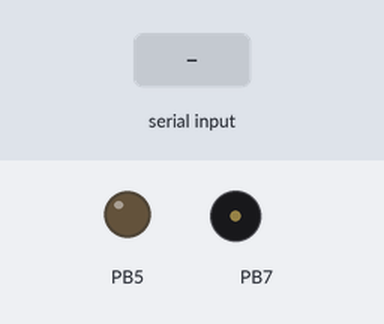
The program below on a simulated ATmega2560, built with avr-gcc and emulated at 16 MHz. Parts: output pins drawn as LEDs (lit = HIGH), buzzer (waves = sounding). The inputs (shaded band) are chosen by the test bench. Pins used as bus, display or sensor lines are not drawn.

Above: at 1.2 s.
1.3 s: "here4\n" received over Serial
At 2.0 s:
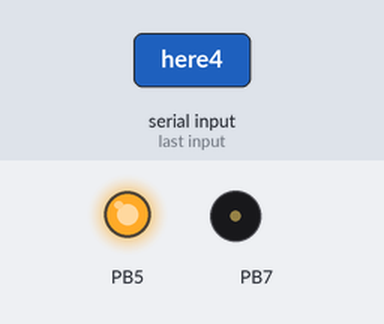
2.8 s: "here5\n" received over Serial
At 4.3 s:
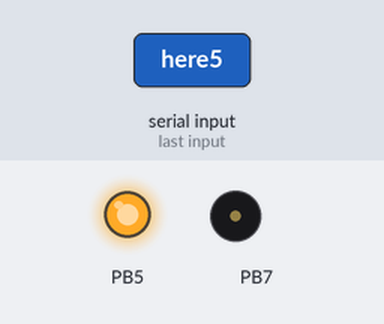
Timing chart, 0 to 5.8 s (numbered marks = the images above; inputs shaded):
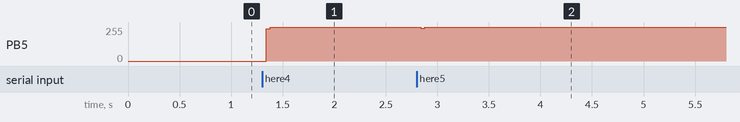

The program:

main.c
```c
/*
 * Lab07 - Computer Keyboard Piano
 * Author : Jace Johnson
 * Created: 4/5/2020 11:18:26 AM
 *	  Rev 1 4/5/2020
 *
 * Description:	ATMEG2560 Computer keyboard piano. Plays a key from the 4th
 *				octave on a piano when a char is received through USART and
 *				stops when no chars are received. Can only play one key at a
 *				time. Tested using SSH through a computer terminal to send
 *				chars.
 *
 * Table for tone played for the received char:
 *
 *		char	tone
 *		 a		 C
 *		 s		 D
 *		 d		 E
 *		 f		 F
 *		 j		 G
 *		 k		 A
 *		 l		 Bb
 *		 ;		 B
 *
 * Hardware:	ATMega 2560 operating at 16 MHz
 *				Computer to communicate with
 *				Passive piezo buzzer
 *				jumper wires
 * Configuration for USART0 can be done using a USB Male A to USB Male B to
 * connect with a computer or using TX0 (pin 1) and RX0 (pin 0) pins on the
 * ATMega 2560. Configuration for buzzer shown below
 *
 * ATMega 2560
 *  PORT   pin			 Buzzer
 * -----------         ----------
 * | B7	   13|---------|Pos		|
 * |	  GND|---------|Neg		|
 * -----------         ----------
 */

#define F_CPU 16000000

#include <stdio.h>
#include <avr/io.h>
#include <util/delay.h>
#include <avr/interrupt.h>
#include <string.h>


void playKey(char key);	//play input key
void initUSART0Buzzer();
char getChar();
void initBuzzer();
void startBuzzer(int freq);
void stopBuzzer();


#define USART_BAUDRATE 57600	//set baud rate
#define BAUD_PRESCALE F_CPU / (USART_BAUDRATE * 16UL) - 1


int count = 0;


/*
 * Function:  main
 *  Calls functions to initialize USART0 and the LCD. also sets up input and
 *	output pins for PIR sensor and LED. Also repeatedly calls functions to
 *	print Messages to LCD screen and computer terminal
 *
 *  returns:  1   program ends unexpectedly
 */
int main(void)
{

	char str[40] = "";
	char key = '0';	//initialize key char

	initBuzzer();	//initialize timer0 for the buzzer
	//initUSART0();
	initUSART0Buzzer();

	DDRB |= 0b00100000;			//OC0A (PORTB 7, Pin 13) set as output
	key = getChar();	//get next key
	//fprintf(&USART0_OUT, "here4");
	playKey('k');
	//fprintf(&USART0_OUT, "here5");
	while(1){
		PORTB ^= 0b00100000;
		//fprintf(&USART0_OUT, "here6");
	}
	/*
	TCNT0 = 0;
	OCR0A = 62;
	TCCR0B |= (1 << CS02);
	while(1){
		TCCR0B |= (1 << CS02);
		_delay_ms(1);
		TCCR0B &= !((1 << CS02)|(1 << CS01)|(1 << CS00));
		}
	*/
	//startBuzzer(1);
	//while(1){}

	while(1){
		key = getChar();	//get next key
		//fprintf(&USART0_OUT, "here4");
		playKey(key);		//play tone
		//fprintf(&USART0_OUT, "here5");
		_delay_ms(1000);	//short delay
		//fprintf(&USART0_OUT, "here6");
		stopBuzzer();		//stop playing tone
		//fprintf(&USART0_OUT, "here7");
	}

    return 1;	//loop exits unexpectedly
}

/*
 * Function:  playKey
 *  Takes char input and starts the buzzer at a certain frequency based on the
 *	inputted char.
 *		char	tone	Freq
 *		 a		 C		261.6
 *		 s		 D		293.7
 *		 d		 E		329.6
 *		 f		 F		349.2
 *		 j		 G		392.0
 *		 k		 A		440.0
 *		 l		 Bb		466.2
 *		 ;		 B		493.9
 *	   other	none	n/a
 *
 *  returns:  none
 */
void playKey(char key){
	switch(key){				//switch statement for key tone to play
		case 'a':
			startBuzzer(2616);	//C key
			break;
		case 's':
			startBuzzer(2937);	//D key
			break;
		case 'd':
			startBuzzer(3296);	//E key
			break;
		case 'f':
			startBuzzer(3492);	//F key
			break;
		case 'j':
			startBuzzer(3920);	//G key
			break;
		case 'k':
			startBuzzer(4400);	//A key
			break;
		case 'l':
			startBuzzer(4662);	//Bb key
			break;
		case ';':
			startBuzzer(4939);	//B key
			break;
		default:				//default case (exit immediately)
			break;
	}
	return;
}

/*
 * Function:	initUSART0
 *	Sets up USART0 to use a baudrate equal to the global constant
 *	USART_BAUDRATE, and use 8 bit character frames and async mode.
 *
 *  returns:	none
 */
void initUSART0Buzzer(){
	//Enable RX with 8 bit character frames in async mode
	UCSR0B |= (1 << RXEN0);
	UCSR0C |= (1 << UCSZ01)|(1 << UCSZ00);

	//set baud rate (upper 4 bits should be zero)
	UBRR0L = BAUD_PRESCALE;
	UBRR0H = (BAUD_PRESCALE >> 8);
	return;
}

/*
 * Function:	getChar
 *	Waits for a new byte to be received from USART0 and returns that data
 *
 *  returns:	char	byte received using USART0
 */
char getChar(){
	//fprintf(&USART0_OUT, "count: %d\n", count);
	count++;
	char temp = 'l';

	while((UCSR0A & (1 << RXC0)) == 0){}	//wait for receive complete flag set
	temp = UDR0;						//store received byte
	//fprintf(&USART0_OUT, "received: %c", temp);
	return temp;						//return received byte
}

/*
 * Function:  initBuzzer
 *  Sets up timer0 to output a square wave to the OC0A port (B7) in 8-bit CTC
 *	mode. Stops timer immediately.
 *
 *  returns:	none
 */
void initBuzzer(){
	DDRB |= 0b10000000;			//OC0A (PORTB 7, Pin 13) set as output

	TCCR0B |= (1 << WGM02);		//8-bit CTC mode
	TCCR0A |= (1 << COM0A0);	//toggle OC0A on compare match
	TCCR0B &= !((1 << CS02)|(1 << CS01)|(1 << CS00));		//stop timer 0

   	sei();    	//Enable global interrupts by setting global interrupt enable
                //bit in SREG
   	TCNT0 = 0;	//initialize timer counter at 0

   	TIMSK0 |= (1 << OCIE0A);	//enable timer0 compare A
   	return;
}

/*
 * Function:  startBuzzer
 *  Starts timer 0 with 256 prescaler. Uses input frequency to calculate and
 *	set timer counter compare value.
 *
 *	freq	double	frequency of tone that the buzzer will play
 *
 *  returns:	none
 */
void startBuzzer(int freq){
	int temp = 0;
	TCNT0 = 0;				//start timer counter at 0

	//Set output compare value using frequency equation for CTC mode from
	//ATMEGA2560 datasheet page 121:  Fclk = Foc / (2 * N * (1 + OCR))
	OCR0A = ((F_CPU / (freq * 2 * 256) / 2) - 1);

	//fprintf(&USART0_OUT, "%d", OCR0A);
	TCCR0B |= (1 << CS02);	//start timer 0 with 256 prescaler
	return;
}

/*
 * Function:  stopBuzzer
 *  Stops timer 0
 *
 *  returns:	none
 */
void stopBuzzer(){
	TCCR0B &= !((1 << CS02)|(1 << CS01)|(1 << CS00));		//stop timer 0
	return;
}
```

Measured:
- after the input at 1.3 s, PB5: 0/255 → 255/255 at once
- after the input at 2.8 s, PB5: 255/255 → 245/255 at once, → 255/255 0.04 s later
